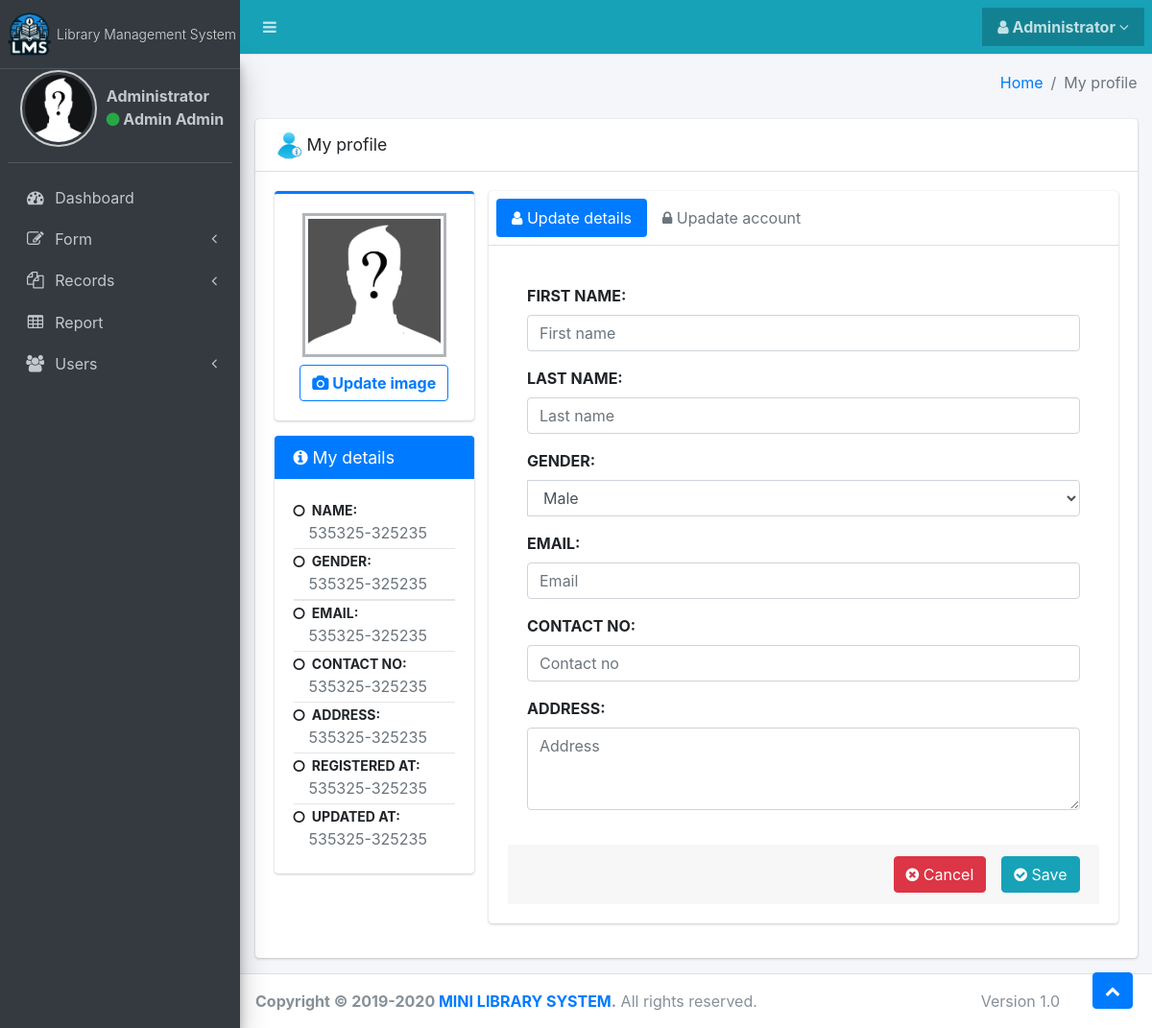
Page /app/view/admin/myaccount.php (signed in) on the committed database.
### tables this page shows
CREATE TABLE `tbl_users` (
  `user_id` int(11) NOT NULL,
  `username` varchar(255) NOT NULL,
  `password` varchar(255) NOT NULL,
  `role` varchar(100) NOT NULL,
  `status` varchar(100) NOT NULL,
  `created_at` datetime NOT NULL,
  `updated_at` datetime NOT NULL
);

CREATE TABLE `tbl_profiles` (
  `profile_id` int(11) NOT NULL,
  `image` varchar(255) NOT NULL,
  `first_name` varchar(255) NOT NULL,
  `last_name` varchar(255) NOT NULL,
  `gender` varchar(255) NOT NULL,
  `email` varchar(255) NOT NULL,
  `contact_no` varchar(255) NOT NULL,
  `address` varchar(255) NOT NULL
);

### app/controller/auth.php (called while the page is built, shortened)
<?php
	function userData() {
		require_once "../../model/query.php";
		$users = new Schema;
		$user_id = $_SESSION['lms_userid'];
		$sql = "SELECT * FROM tbl_users
				INNER JOIN tbl_profiles  ON tbl_users.user_id=tbl_profiles.profile_id
				WHERE tbl_users.user_id='$user_id'";
		$data = $users->searchRecord($sql);
		return $data[0];
	}
?>

### app/model/query.php (called while the page is built, shortened)
<?php
    class Server {
        protected $server_name = "localhost";
        protected $user_name = "root";
        protected $password = "";
        protected $db_name = "mls";
		public function openConnection() {
            $this->db_connect = new mysqli ($this->server_name, $this->user_name, $this->password, $this->db_name);
            return $this->db_connect;
        }
    }
	class Schema extends Server {
		public function searchRecord($sql) {
            $this->query = $this->db_connect->prepare($sql);
            $this->query->execute();
            $data = array();
            $result = $this->query->get_result();
            while ($myrow = $result->fetch_assoc()) {
                array_push($data, $myrow);
            }
            return $data;
		}
	}
?>

### app/view/admin/myaccount.php (the view, shortened to what this page needs)
<?php
  include_once("../../controller/auth.php");
  $data = userData();
?>
<!DOCTYPE html>
<html lang="en">
<head>
 <?php
    include '../include/header.php';
  ?>
</head>
<body class="sidebar-mini layout-navbar-fixed sidebar-open">
<div class="wrapper">
  <?php  include '../include/navbar.php'; ?>
  <?php  include '../include/panel.php'; ?>
  <div class="content-wrapper">
    <div class="content-header">
      <div class="container-fluid">
        <div class="row mb-2">
          <div class="col-sm-6">
          </div>
          <div class="col-sm-6">
            <ol class="breadcrumb float-sm-right">
              <li class="breadcrumb-item"><a href="#">Home</a></li>
              <li class="breadcrumb-item active">My profile</li>
            </ol>
          </div>
        </div>
      </div>
    </div>
    <div class="content">
      <div class="container-fluid">
        <div class="row">
          <div class="col-md-12">
            <div class="card">
              <div class="card-header">
                <h5 class="card-title">
                  <div class=" d-flex">
                    <div>
                      <img src="../../../img/tenant-profile.png" style="height: 30px; width:30px">
                    </div>
                    <div class="ml-1 mt-1">My profile</div>
                  </div>
                </h5>
              </div>
              <div class="card-body">
                <div class="row">
                  <div class="col-md-3 col-xs-12">
                      <div class="card card-primary card-outline">
                        <div class="card-body box-profile">
                          <div class="text-center">
                            <img style="padding: 3px; border: 3px solid #b1b5b9;" width="150px" height="150px" src="../../../img/unknown.png" alt="User profile picture" id="image-detail">
                          </div>
                          <center class="mt-2">
                            <button type="button" class="btn btn-outline-primary" id="btn-update-image"><b><i class="fa fa-camera"></i> Update image</b></button>
                          </center>
                        </div>
                      </div>
                      <div class="card card-primary">
                        <div class="card-header">
                          <h3 class="card-title"><i class="fa fa-info-circle"></i> My details</h3>
                        </div>
                        <div class="card-body">
                          <strong  class="strong-font"><i class="fa fa-circle-o mr-1  "></i> NAME:</strong>
                          <p class="text-muted ml-3 mb-1" id="name-detail">
                            535325-325235
                          </p>
                          <hr class="mb-0 mt-0">
                          <strong class="strong-font"><i class="fa fa-circle-o mr-1"></i> GENDER:</strong>
                          <p class="text-muted ml-3 mb-1" id="gender-detail">
                            535325-325235
                          </p>
                          <hr class="mb-0 mt-0"><hr class="mb-0 mt-0">
                          <strong class="strong-font"><i class="fa fa-circle-o mr-1"></i> EMAIL:</strong>
                          <p class="text-muted ml-3 mb-1" id="email-detail">
                            535325-325235
                          </p>
                          <hr class="mb-0 mt-0">
                          <strong class="strong-font"><i class="fa fa-circle-o mr-1"></i> CONTACT NO:</strong>
                          <p class="text-muted ml-3 mb-1" id="contactno-detail">
                            535325-325235
                          </p>
                          <hr class="mb-0 mt-0">
                          <strong class="strong-font"><i class="fa fa-circle-o mr-1"></i> ADDRESS:</strong>
                          <p class="text-muted ml-3 mb-1" id="address-detail">
                            535325-325235
                          </p>
                          <hr class="mb-0 mt-0">
                          <strong class="strong-font"><i class="fa fa-circle-o mr-1"></i> REGISTERED AT:</strong>
                          <p class="text-muted ml-3 mb-1" id="createdat-detail">
                            535325-325235
                          </p>
                          <hr class="mb-0 mt-0">
                          <strong class="strong-font"><i class="fa fa-circle-o mr-1"></i> UPDATED AT:</strong>
                          <p class="text-muted ml-3 mb-1" id="updatedat-detail">
                            535325-325235
                          </p>
                        </div>
                      </div>
                    </div>
                  <div class="col-md-9 col-xs-12">
                   <div class="card">
                      <div class="card-header p-2">
                        <ul class="nav nav-pills">
                          <li class="nav-item"><a class="nav-link active" href="#activity" data-toggle="tab"><i class="fa fa-user"></i> Update details</a></li>
                          <li class="nav-item"><a class="nav-link" href="#timeline" data-toggle="tab"><i class="fa fa-lock"></i> Upadate account</a></li>
                        </ul>
                      </div>
                      <div class="card-body">
                        <div class="tab-content">
                          <div class="tab-pane active" id="activity">
                            <form role="form" id="form-update-datails">
                              <div class="card-body">
                                <div class="form-group">
                                  <label for="isbn">FIRST NAME: </label>
                                  <input type="text" class="form-control input-lg" name="first_name" id="first_name" placeholder="First name" required>
                                </div>
                                <div class="form-group">
                                  <label for="title">LAST NAME: </label>
                                  <input type="text" class="form-control input-lg" id="last_name" name="last_name" placeholder="Last name" required>
                                </div>
                                <div class="input-group input-group-md mb-3">
                                  <label for="genre">GENDER: </label>
                                  <select class="form-control" id="gender" name="gender" style="width: 100%;">
                                    <option>Male</option>
                                  </select>
                                </div>
                                <div class="form-group">
                                  <label for="pages">EMAIL:</label>
                                  <input type="email" class="form-control input-lg" id="email" name="email" placeholder="Email">
                                </div>
                                <div class="form-group">
                                  <label for="pages">CONTACT NO:</label>
                                  <input type="number" class="form-control input-lg" id="contactno" name="contactno" placeholder="Contact no">
                                </div>
                                <div class="form-group">
                                  <label>ADDRESS:</label>
                                  <textarea class="form-control" rows="3" id="address" name="address" placeholder="Address"></textarea>
                                </div>
                              </div>
                             <div class="card-footer">
                               <div class="row ">
                                <div class="col-md-6 col-xs-12">
                                </div>
                                <div class="col-md-6 col-xs-12">
                                  <button type="submit" class="btn btn-info float-right ml-3 form-btn"><i class="fa fa-check-circle"></i> Save</button>
                                  <button type="reset" class="btn btn-danger float-right form-btn"><i class="fa fa-times-circle"></i> Cancel</button>
                                </div>
                               </div>
                            </div>
                          </form>
                          </div>
                        </div>
                      </div>
                    </div>
                  </div>
                </div>
              </div>
            </div>
          </div>
        </div>
      </div>
    </div>
    <a id="back-to-top" href="#" class="btn btn-primary back-to-top" role="button" aria-label="Scroll to top">
      <i class="fa fa-chevron-up"></i>
    </a>
  </div>
  <?php include '../include/footer.php'; ?>
</div>
</body>
</html>

### app/view/include/panel.php (shortened to what this page needs)
<?php
  $user_image = '../../../img/upload/'.$data['image'];
  $fullname = ucwords(strtolower($data['first_name'].' '.$data['last_name']));
?>
<aside class="main-sidebar sidebar-dark-primary elevation-4">
  <a href="dashboard.php" class="brand-link">
    <img src="../../../img/lms-sm.png" alt="AdminLTE Logo" style="height: 45px;"
         >
    <span class="text-sm font-weight-light">Library Management System</span>
  </a>
  <div class="sidebar">
    <div class="user-panel mt-3 pb-3 mb-3">
      <div class="image d-flex">
        <img src="<?php echo $user_image; ?>" class="admin-img" alt="User Image">
        <div style="padding-top: 15px; padding-left: 10px; font-weight: bold">
          <a>Administrator</a><br>
          <a ><i class="fa fa-circle text-success"></i> <?php echo $fullname; ?></a>
        </div>
      </div>
    </div>
    <nav class="mt-2">
      <ul class="nav nav-pills nav-sidebar flex-column" data-widget="treeview" role="menu" data-accordion="false">
        <li class="nav-item has-treeview">
          <a href="dashboard.php" class="nav-link" id="dashboard">
            <i class="nav-icon fa fa-dashboard "></i>
            <p>
              Dashboard
            </p>
          </a>
        </li>
        <li class="nav-item has-treeview" id="form-menu-open">
          <a href="#" class="nav-link" id="form-index">
            <i class="nav-icon fa fa-edit"></i>
            <p>
              Form
              <i class="fa fa-angle-left right"></i>
            </p>
          </a>
        </li>
        <li class="nav-item has-treeview" id="book-menu-open">
          <a href="#" class="nav-link" id="book-index">
            <i class="nav-icon fa fa-copy"></i>
            <p>
              Records
              <i class="fa fa-angle-left right"></i>
            </p>
          </a>
        </li>
        <li class="nav-item ">
          <a href="report.php" class="nav-link "  id="report-index">
            <i class="nav-icon fa fa-table"></i>
            <p>
              Report
            </p>
          </a>
        </li>
       <li class="nav-item has-treeview" id="setting-menu-open">
          <a href="#" class="nav-link" id="setting-index">
            <i class="nav-icon fa fa-users"></i>
            <p>
              Users
              <i class="fa fa-angle-left right"></i>
            </p>
          </a>
        </li>
      </ul>
    </nav>
  </div>
</aside>

### app/view/include/header.php (style rules this page uses)
.strong-font { font-size: 14px !important; }
.admin-img { height: 80px !important; width: 80px !important; border-radius: 50%; padding: 3px; border: 2px solid #ccc; }

### rows in the picture
tbl_users: tbl_profiles.image (picture), tbl_profiles.first_name+last_name "Admin Admin"
